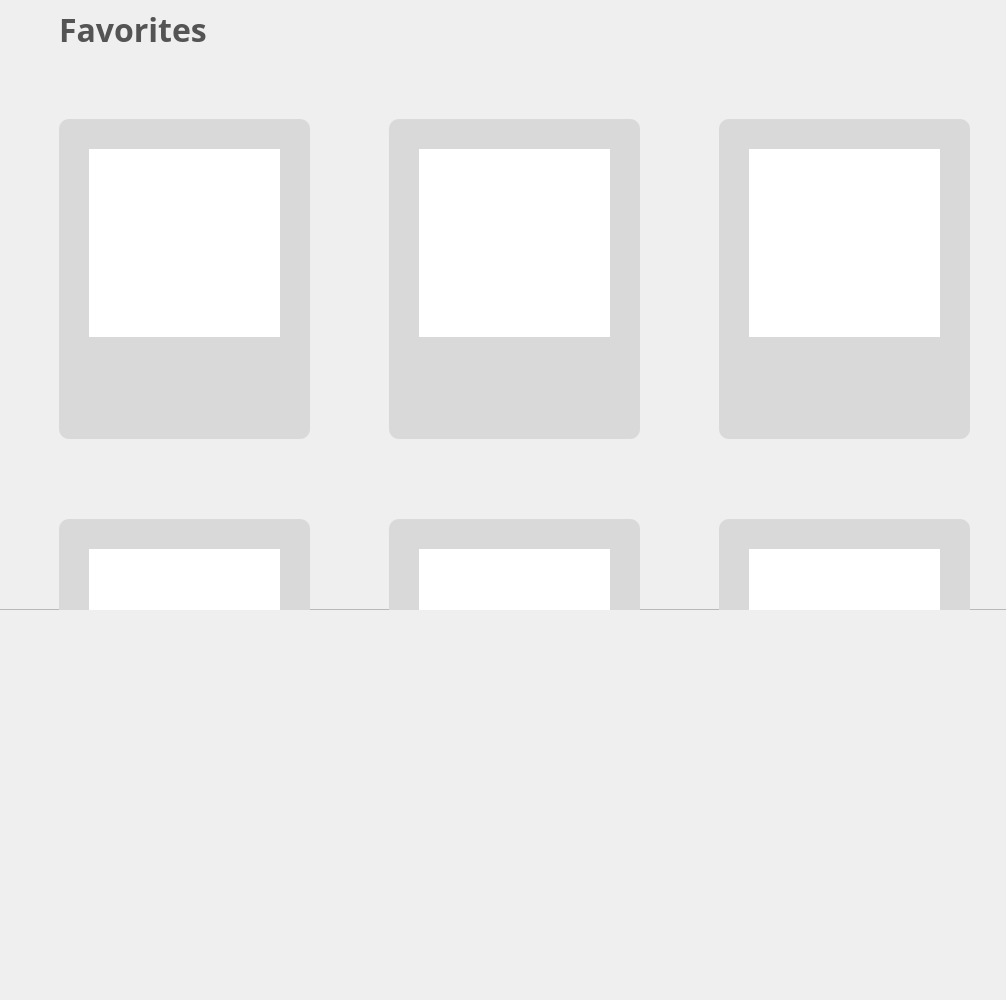
       <widget class="QWidget" name="scrollAreaWidgetContents_2">
        <property name="geometry">
         <rect>
          <x>0</x>
          <y>0</y>
          <width>1006</width>
          <height>1000</height>
         </rect>
        </property>
        <property name="minimumSize">
         <size>
          <width>0</width>
          <height>1000</height>
         </size>
        </property>
        <widget class="QFrame" name="frame_favpage">
         <property name="geometry">
          <rect>
           <x>-1</x>
           <y>-1</y>
           <width>1031</width>
           <height>611</height>
          </rect>
         </property>
         <property name="frameShape">
          <enum>QFrame::StyledPanel</enum>
         </property>
         <property name="frameShadow">
          <enum>QFrame::Raised</enum>
         </property>
         <widget class="QWidget" name="product_7" native="true">
          <property name="geometry">
           <rect>
            <x>720</x>
            <y>520</y>
            <width>251</width>
            <height>320</height>
           </rect>
          </property>
          <property name="styleSheet">
           <string notr="true">border-radius: 10px;
                background: #D9D9D9;</string>
          </property>
          <widget class="QPushButton" name="picproduct1_12">
           <property name="geometry">
            <rect>
             <x>30</x>
             <y>30</y>
             <width>191</width>
             <height>188</height>
            </rect>
           </property>
           <property name="styleSheet">
            <string notr="true">background-color: #FFF;
border-radius: 0px;</string>
           </property>
           <property name="text">
            <string/>
           </property>
          </widget>
         </widget>
         <widget class="QWidget" name="product_8" native="true">
          <property name="geometry">
           <rect>
            <x>60</x>
            <y>120</y>
            <width>251</width>
            <height>320</height>
           </rect>
          </property>
          <property name="styleSheet">
           <string notr="true">border-radius: 10px;
                background: #D9D9D9;</string>
          </property>
          <widget class="QPushButton" name="picproduct1_6">
           <property name="geometry">
            <rect>
             <x>30</x>
             <y>30</y>
             <width>191</width>
             <height>188</height>
            </rect>
           </property>
           <property name="styleSheet">
            <string notr="true">background-color: #FFF;
border-radius: 0px;</string>
           </property>
           <property name="text">
            <string/>
           </property>
          </widget>
         </widget>
         <widget class="QWidget" name="product_9" native="true">
          <property name="geometry">
           <rect>
            <x>720</x>
            <y>120</y>
            <width>251</width>
            <height>320</height>
           </rect>
          </property>
          <property name="styleSheet">
           <string notr="true">border-radius: 10px;
                background: #D9D9D9;</string>
          </property>
          <widget class="QPushButton" name="picproduct1_7">
           <property name="geometry">
            <rect>
             <x>30</x>
             <y>30</y>
             <width>191</width>
             <height>188</height>
            </rect>
           </property>
           <property name="styleSheet">
            <string notr="true">background-color: #FFF;
border-radius: 0px;</string>
           </property>
           <property name="text">
            <string/>
           </property>
          </widget>
         </widget>
         <widget class="QWidget" name="product_10" native="true">
          <property name="geometry">
           <rect>
            <x>390</x>
            <y>120</y>
            <width>251</width>
            <height>320</height>
           </rect>
          </property>
          <property name="styleSheet">
           <string notr="true">border-radius: 10px;
                background: #D9D9D9;</string>
          </property>
          <widget class="QPushButton" name="picproduct1_8">
           <property name="geometry">
            <rect>
             <x>30</x>
             <y>30</y>
             <width>191</width>
             <height>188</height>
            </rect>
           </property>
           <property name="styleSheet">
            <string notr="true">background-color: #FFF;
border-radius: 0px;</string>
           </property>
           <property name="text">
            <string/>
           </property>
          </widget>
         </widget>
         <widget class="QWidget" name="product_11" native="true">
          <property name="geometry">
           <rect>
            <x>390</x>
            <y>520</y>
            <width>251</width>
            <height>320</height>
           </rect>
          </property>
          <property name="styleSheet">
           <string notr="true">border-radius: 10px;
                background: #D9D9D9;</string>
          </property>
          <widget class="QPushButton" name="picproduct1_13">
           <property name="geometry">
            <rect>
             <x>30</x>
             <y>30</y>
             <width>191</width>
             <height>188</height>
            </rect>
           </property>
           <property name="styleSheet">
            <string notr="true">background-color: #FFF;
border-radius: 0px;</string>
           </property>
           <property name="text">
            <string/>
           </property>
          </widget>
         </widget>
         <widget class="QWidget" name="product_12" native="true">
          <property name="geometry">
           <rect>
            <x>60</x>
            <y>520</y>
            <width>251</width>
            <height>320</height>
           </rect>
          </property>
          <property name="styleSheet">
           <string notr="true">border-radius: 10px;
                background: #D9D9D9;</string>
          </property>
          <widget class="QPushButton" name="picproduct1_14">
           <property name="geometry">
            <rect>
             <x>30</x>
             <y>30</y>
             <width>191</width>
             <height>188</height>
            </rect>
           </property>
           <property name="styleSheet">
            <string notr="true">background-color: #FFF;
border-radius: 0px;</string>
           </property>
           <property name="text">
            <string/>
           </property>
          </widget>
         </widget>
         <widget class="QLabel" name="suggestlabel_2">
          <property name="geometry">
           <rect>
            <x>60</x>
            <y>10</y>
            <width>201</width>
            <height>41</height>
           </rect>
          </property>
          <property name="styleSheet">
           <string notr="true">color: #545454;
                text-align: center;
                font-family: Suwannaphum;
                font-size: 32px;
                font-style: normal;
                font-weight: 700;
                line-height: normal;</string>
          </property>
          <property name="text">
           <string>Favorites</string>
          </property>
         </widget>
        </widget>
       </widget>
